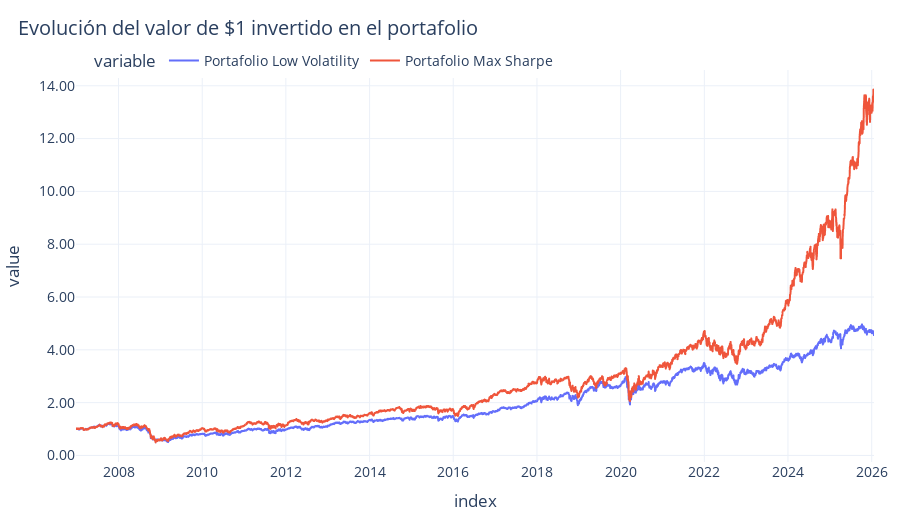

Notebook cell for this chart:
### Markdown cell above
# Visualizaciones

### Code cell
rlowv = df_risk_lowv["log_returns"].astype(float).dropna()
rmaxs = df_risk_maxsh["log_returns"].astype(float).dropna()

cumlowv = (1.0 + rlowv).cumprod().rename("cum_$1 lowv")
cummaxs = (1.0 + rmaxs).cumprod().rename("cum_$1")

temp_df = pd.DataFrame({'Portafolio Low Volatility': cumlowv, 'Portafolio Max Sharpe': cummaxs})

fig = px.line(
    temp_df,
    x=temp_df.index,
    y=['Portafolio Low Volatility', 'Portafolio Max Sharpe'],
    title="Evolución del valor de $1 invertido en el portafolio",
    labels={"x": "Date", "y": "Value"},
)
fig.show()

### Figure 1 — Plotly figure (JSON) as saved in the notebook; plotly's stock layout.template omitted (floating-point values rounded to 4 significant figures; data arrays with more than 128 entries replaced by an {"elided": "..."} marker saying what was removed)
{"data": [{"hovertemplate": "variable=Portafolio Low Volatility<br>index=%{x}<br>value=%{y}<extra></extra>", "legendgroup": "Portafolio Low Volatility", "line": {"color": "#636efa", "dash": "solid"}, "marker": {"symbol": "circle"}, "mode": "lines", "name": "Portafolio Low Volatility", "showlegend": true, "type": "scattergl", "x": {"elided": "4797 str values"}, "xaxis": "x", "y": {"elided": "4797 float values"}, "yaxis": "y"}, {"hovertemplate": "variable=Portafolio Max Sharpe<br>index=%{x}<br>value=%{y}<extra></extra>", "legendgroup": "Portafolio Max Sharpe", "line": {"color": "#EF553B", "dash": "solid"}, "marker": {"symbol": "circle"}, "mode": "lines", "name": "Portafolio Max Sharpe", "showlegend": true, "type": "scattergl", "x": {"elided": "4797 str values"}, "xaxis": "x", "y": {"elided": "4797 float values"}, "yaxis": "y"}], "layout": {"height": 520, "legend": {"title": {"text": "variable"}, "tracegroupgap": 0}, "title": {"text": "Evolución del valor de $1 invertido en el portafolio"}, "xaxis": {"anchor": "y", "domain": [0, 1], "title": {"text": "index"}}, "yaxis": {"anchor": "x", "domain": [0, 1], "title": {"text": "value"}}}}
